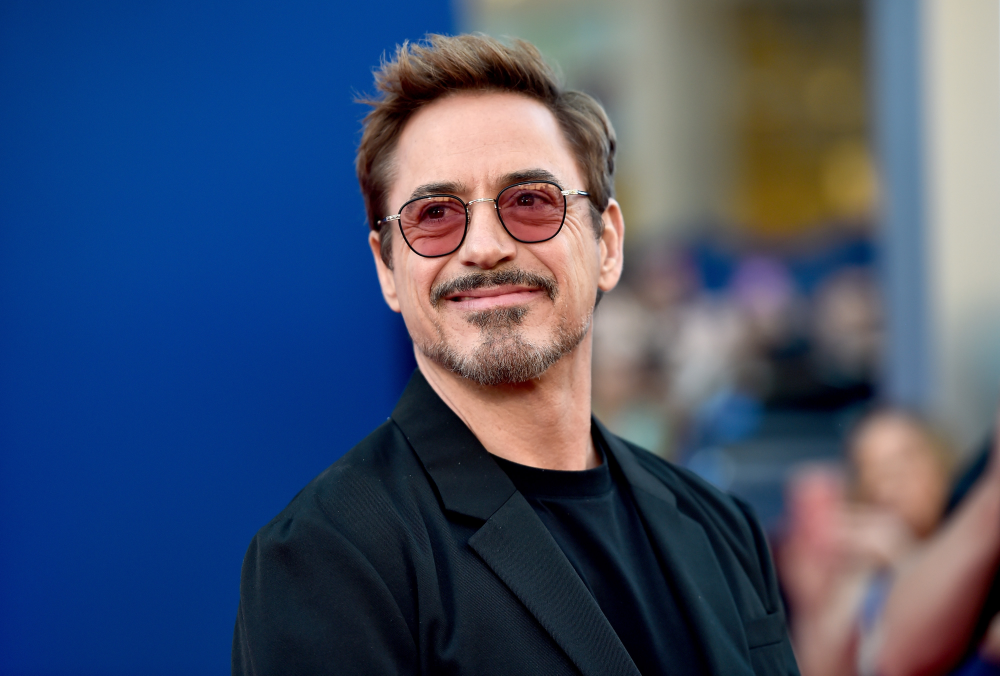
#> input picture Notebooks/Convert Image to Sketch/Images/Robert-Downey-Jr.jpg, 3000 x 2027 px, found by its file name (shown at 1/3 size)
$ jupyter execute 'Convert Image to Sketch.ipynb'   (shell and % lines are left out)
#> lines starting #> are read from the running program, lines starting #| are printed output that depends on the picture
[cell 1]
import numpy as np
import cv2
import matplotlib.pyplot as plt

[cell 2]
image = cv2.imread("Robert-Downey-Jr.jpg")
#> image is the input picture: shape (2027, 3000, 3); mean B, G, R 108, 80.4, 66.7
image = cv2.cvtColor(image, cv2.COLOR_BGR2RGB)
plt.imshow(image)

[cell 3]
image_gray = cv2.cvtColor(image, cv2.COLOR_RGB2GRAY)
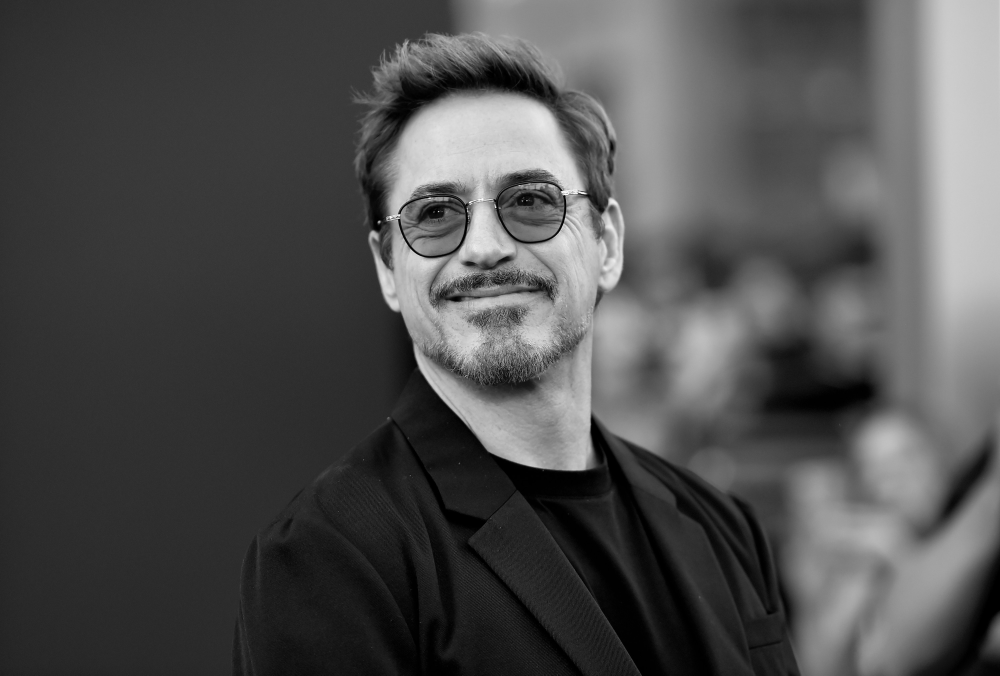
#> image_gray: shape (2027, 3000) (shown at 1/3 size); min 0, max 255, mean 79.4
plt.imshow(image_gray, cmap='gray')

[cell 4]
# image_gray_inv = 255 - image_gray
image_gray_inv = cv2.bitwise_not(image_gray)
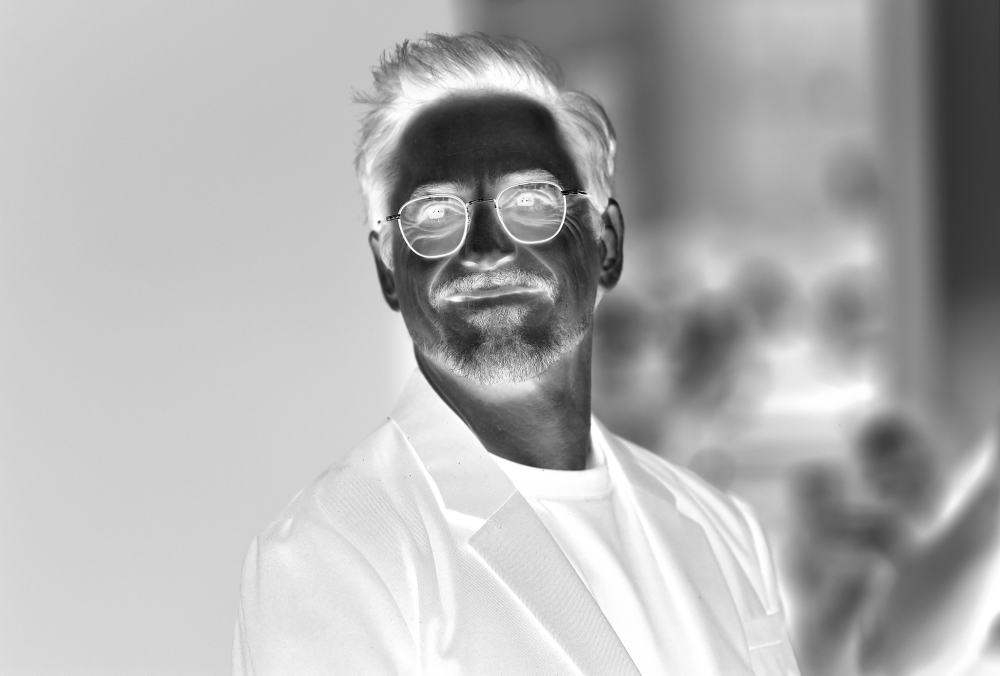
#> image_gray_inv: shape (2027, 3000) (shown at 1/3 size); min 0, max 255, mean 175.6
plt.imshow(image_gray_inv, cmap='gray')

[cell 5]
image_gray_inv_blur = cv2.blur(image_gray_inv, (400, 400))
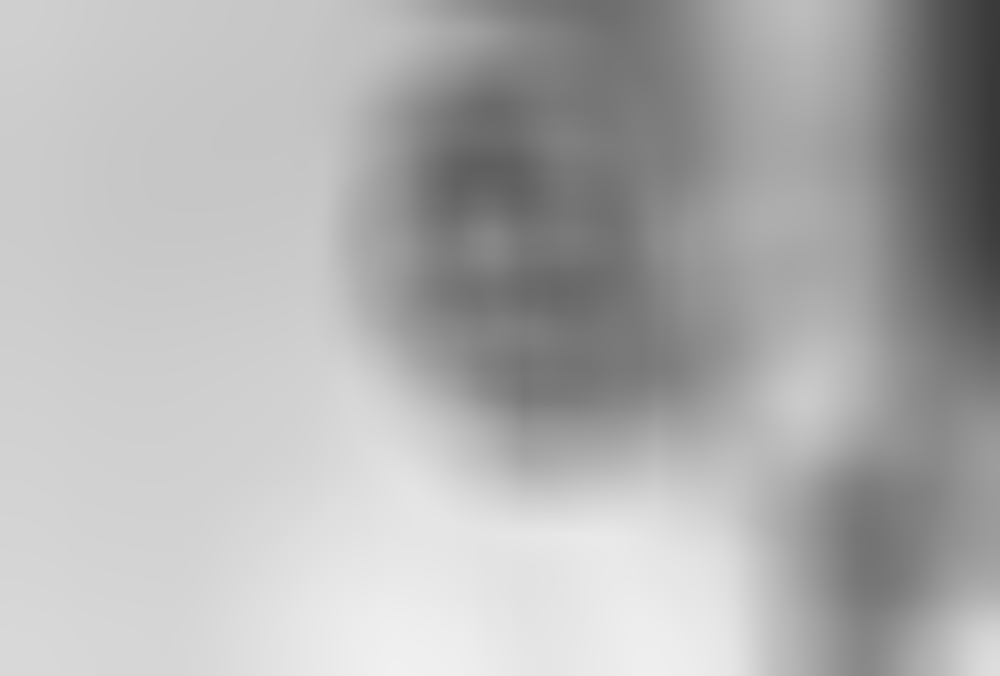
#> image_gray_inv_blur: shape (2027, 3000) (shown at 1/3 size); min 56, max 240, mean 175.6
plt.imshow(image_gray_inv_blur, cmap='gray')

[cell 6]
image_gray_inv_blur_divide = cv2.divide(image_gray_inv_blur, image_gray_inv, scale=256)
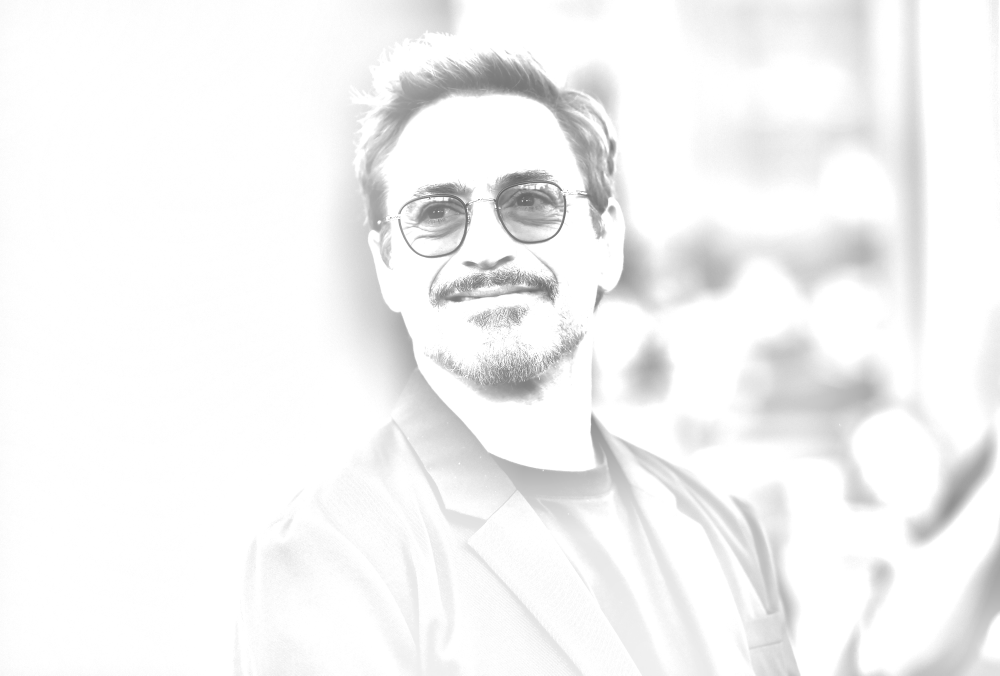
#> image_gray_inv_blur_divide: shape (2027, 3000) (shown at 1/3 size); min 0, max 255, mean 244.6
plt.imshow(image_gray_inv_blur_divide, cmap='gray')
